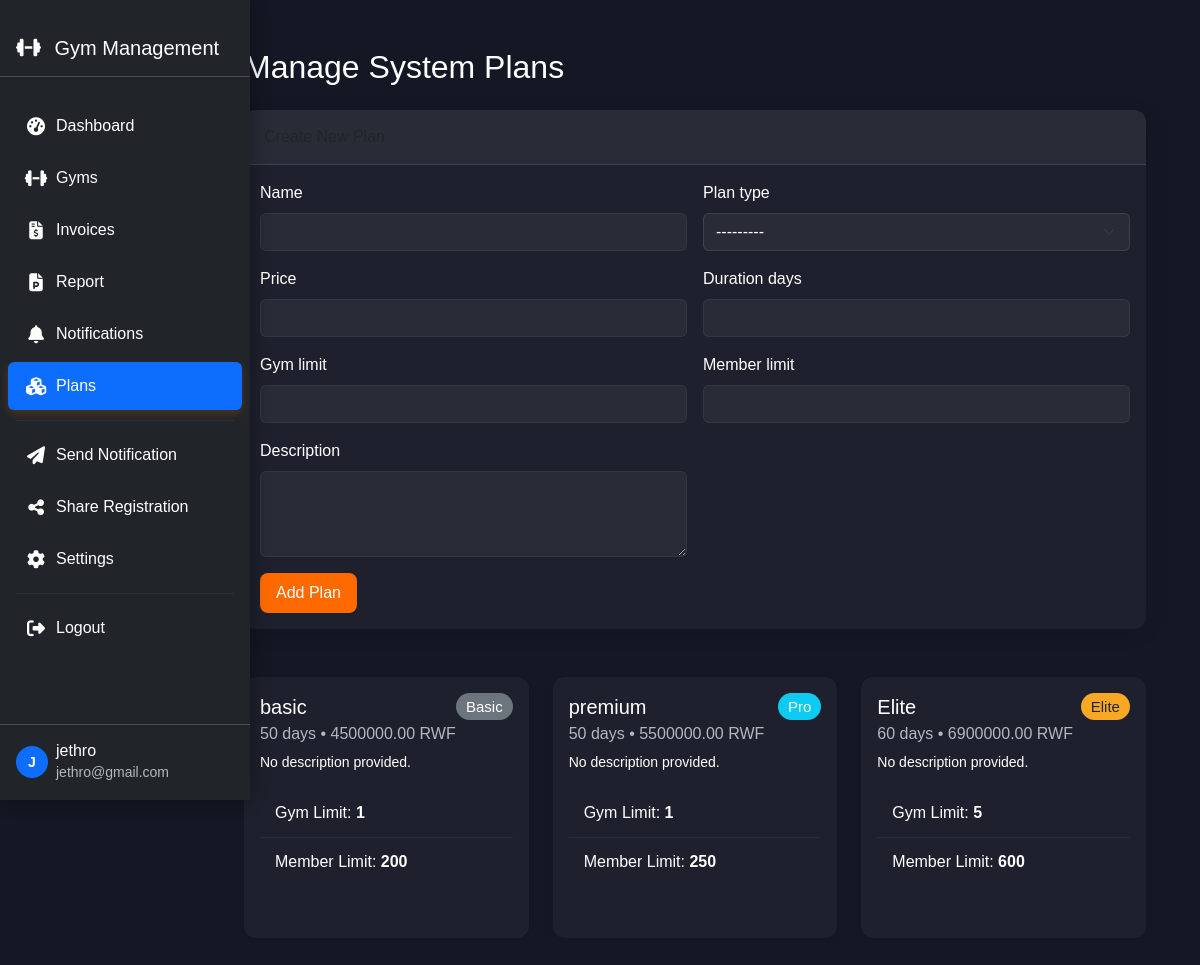
The page /system/plans/ (signed in) on the database its author committed.
### core/models.py (models this page shows, shortened)
class User(AbstractUser):
    ROLE_CHOICES = (
        ('gym_owner', 'Gym Owner'),
        ('system_admin', 'System Admin'),
    )
    role = models.CharField(max_length=20, choices=ROLE_CHOICES)
    phone = models.CharField(max_length=15, blank=True, null=True)
    is_approved = models.BooleanField(default=False)

class SystemPlan(models.Model):
    PLAN_TYPES = (
        ('basic', 'Basic'),
        ('pro', 'Pro'),
        ('elite', 'Elite'),
    )
    name = models.CharField(max_length=100)
    plan_type = models.CharField(max_length=20, choices=PLAN_TYPES, unique=True)
    price = models.DecimalField(max_digits=10, decimal_places=2)
    duration_days = models.PositiveIntegerField()
    gym_limit = models.PositiveIntegerField()
    member_limit = models.PositiveIntegerField()
    description = models.TextField(blank=True)

### system/views.py (the view)
# urls.py: path('plans/', views.manage_plans, name='manage_plans'),
def manage_plans(request):
    if request.user.role != 'system_admin':
        return redirect('system_dashboard')
    plans = SystemPlan.objects.all()
    if request.method == 'POST':
        form = SystemPlanForm(request.POST)
        if form.is_valid():
            form.save()
            messages.success(request, 'Plan created successfully!')
            return redirect('manage_plans')
    else:
        form = SystemPlanForm()
    context = {
        'plans': plans,
        'form': form
    }
    return render(request, 'system/manage_plans.html', context)

### core/forms.py
class SystemPlanForm(forms.ModelForm):
    class Meta:
        model = SystemPlan
        fields = '__all__'
        widgets = {
            'name': forms.TextInput(attrs={'class': 'form-control'}),
            'plan_type': forms.Select(attrs={'class': 'form-select'}),
            'price': forms.NumberInput(attrs={'class': 'form-control'}),
            'duration_days': forms.NumberInput(attrs={'class': 'form-control'}),
            'gym_limit': forms.NumberInput(attrs={'class': 'form-control'}),
            'member_limit': forms.NumberInput(attrs={'class': 'form-control'}),
            'description': forms.Textarea(attrs={'class': 'form-control', 'rows': 3}),
        }

### templates/system/manage_plans.html (shortened to what this page needs)
{% extends 'base.html' %}
{% block content %}
<div class="container">
  <div class="row">
    <div class="col-md-3 col-lg-2 d-none d-md-block bg-light sidebar">
      {% include 'partials/sidebar_system.html' %}
    </div>
    <div class="col-md-9 ms-sm-auto col-lg-10 px-md-4 mt-4">
      <h2 class="mb-4">Manage System Plans</h2>
      <div class="card mb-5">
        <div class="card-header">Create New Plan</div>
        <div class="card-body">
          <form method="post">
            <div class="row g-3">
              {% for field in form.visible_fields %}
                <div class="col-md-6">
                  <label class="form-label">{{ field.label }}</label>
                  {{ field }}
                </div>
              {% endfor %}
              <div class="col-12">
                <button type="submit" class="btn btn-primary">Add Plan</button>
              </div>
            </div>
          </form>
        </div>
      </div>
      <div class="row">
        {% for plan in plans %}
          <div class="col-md-6 col-xl-4 mb-4">
            <div class="card h-100 shadow-sm border-0">
              <div class="card-body">
                <h5 class="card-title d-flex justify-content-between align-items-center">
                  {{ plan.name }}
                  <span class="badge
                    {% if plan.plan_type == 'basic' %}bg-secondary
                    {% elif plan.plan_type == 'pro' %}bg-info
                    {% elif plan.plan_type == 'elite' %}bg-warning text-dark
                    {% else %}bg-dark text-light
                    {% endif %}">
                    {{ plan.get_plan_type_display }}
                  </span>
                </h5>
                <h6 class="card-subtitle mb-2 text-muted">{{ plan.duration_days }} days • {{ plan.price }} RWF</h6>
                <p class="card-text small">{{ plan.description|default:"No description provided." }}</p>
                <ul class="list-group list-group-flush mb-3">
                  <li class="list-group-item">Gym Limit: <strong>{{ plan.gym_limit }}</strong></li>
                  <li class="list-group-item">Member Limit: <strong>{{ plan.member_limit }}</strong></li>
                </ul>
              </div>
            </div>
          </div>
        {% empty %}
          <div class="alert alert-secondary text-center">
            No plans available.
          </div>
        {% endfor %}
      </div>
    </div>
  </div>
</div>
{% endblock %}

### templates/base.html (shortened to what this page needs)
<!DOCTYPE html>
{% load static %}
<html lang="en">
<head>
    <link href="https://cdn.jsdelivr.net/npm/bootstrap@5.3.0/dist/css/bootstrap.min.css" rel="stylesheet">
    <link rel="stylesheet" href="https://cdnjs.cloudflare.com/ajax/libs/font-awesome/6.4.0/css/all.min.css">
    <link href="{% static 'css/styles.css' %}" rel="stylesheet">
</head>
<body>
        <div class="container-fluid py-4">
            {% block content %}{% endblock %}
        </div>
</body>
</html>

### templates/partials/sidebar_system.html (shortened to what this page needs)
{% load core_tags %}
<nav class="sidebar bg-dark" id="sidebarMenu">
    <div class="sidebar-header p-3">
        <div class="d-flex align-items-center">
            <div class="sidebar-brand">
                <h5 class="text-white mb-0">
                    <i class="fas fa-dumbbell me-2"></i>
                    Gym Management
                </h5>
            </div>
        </div>
    </div>
    <div class="sidebar-content">
        <ul class="nav flex-column">
            <li class="nav-item">
                <a class="nav-link {% if request.resolver_match.url_name == 'dashboard' %}active{% endif %}"
                   href="{% url 'system_dashboard' %}">
                    <i class="fas fa-tachometer-alt me-2"></i>
                    Dashboard
                </a>
            </li>
            <li class="nav-item">
                <a class="nav-link {% if request.resolver_match.url_name == 'gym_list' %}active{% endif %}"
                   href="{% url 'gym_list' %}">
                    <i class="fas fa-dumbbell me-2"></i>
                    Gyms
                </a>
            </li>
            <li class="nav-item">
                <a class="nav-link {% if request.resolver_match.url_name == 'invoice_list' %}active{% endif %}"
                   href="{% url 'invoice_list' %}">
                    <i class="fas fa-file-invoice-dollar me-2"></i>
                    Invoices
                </a>
            </li>
            <li class="nav-item">
                <a class="nav-link {% if request.resolver_match.url_name == 'report' %}active{% endif %}"
                   href="{% url 'report' %}">
                    <i class="fas far fa-file-powerpoint me-2"></i>
                    Report
                </a>
            </li>
            <li class="nav-item">
                <a class="nav-link {% if request.resolver_match.url_name == 'notifications' %}active{% endif %}"
                   href="{% url 'notifications' %}">
                    <i class="fas fa-bell me-2"></i>
                    Notifications
                </a>
            </li>
            <li class="nav-item">
                <a class="nav-link {% if request.resolver_match.url_name == 'manage_plans' %}active{% endif %}"
                   href="{% url 'manage_plans' %}">
                    <i class="fas fa-cubes me-2"></i>
                    Plans
                </a>
            </li>
            <hr class="sidebar-divider">
            <li class="nav-item">
                <a class="nav-link {% if request.resolver_match.url_name == 'send_notification' %}active{% endif %}"
                   href="{% url 'send_notification' %}">
                    <i class="fas fa-paper-plane me-2"></i>
                    Send Notification
                </a>
            </li>
            <li class="nav-item">
                <a class="nav-link {% if request.resolver_match.url_name == 'share_registration_link' %}active{% endif %}"
                   href="{% url 'share_registration_link' %}">
                    <i class="fas fa-share-alt me-2"></i>
                    Share Registration
                </a>
            </li>
            <li class="nav-item">
                <a class="nav-link {% if request.resolver_match.url_name == 'system_settings' %}active{% endif %}"
                   href="{% url 'system_settings' %}">
                    <i class="fas fa-cog me-2"></i>
                    Settings
                </a>
            </li>
            <hr class="sidebar-divider">
            <li class="nav-item">
                <a class="nav-link" href="{% url 'logout' %}">
                    <i class="fas fa-sign-out-alt me-2"></i>
                    Logout
                </a>
            </li>
        </ul>
    </div>
    <div class="sidebar-footer p-3 mt-auto">
        <div class="d-flex align-items-center">
            <div class="avatar-sm me-2">
                <span class="avatar-title rounded-circle bg-primary">
                    {{ user.username|first|upper }}
                </span>
            </div>
            <div class="flex-grow-1">
                <h6 class="text-white mb-0">{{ user.username }}</h6>
                <small class="text-muted">{{ user.email }}</small>
            </div>
        </div>
    </div>
</nav>

### static/css/styles.css (style rules this page uses)
:root { --bg-main: #141824; --bg-card: #1E212D; --primary: #FF6A00; --accent: #F9A826; --success: #28C76F; --error: #EA5455; --text: #EAEAEA; --text-secondary: #B4B7BD; --text-contrast: #FFFFFF; }
body { background-color: var(--bg-main); color: var(--text-contrast); font-family: 'Poppins', sans-serif; min-height: 100vh; }
h1, h2, h3, h4, h5, h6, p, label, th, td, .form-control, .form-label, .btn, .card-title, .card-text, .list-group-item, .nav-link { color: var(--text-contrast) !important; }
.text-muted { color: var(--text-secondary) !important; }
.card { background-color: var(--bg-card); border-radius: 12px; border: none; box-shadow: 0 4px 20px rgba(0, 0, 0, 0.1); margin-bottom: 20px; transition: transform 0.3s, box-shadow 0.3s; }
.card-header { background-color: rgba(255, 255, 255, 0.05); border-bottom: 1px solid rgba(255, 255, 255, 0.1); padding: 15px 20px; border-radius: 12px 12px 0 0 !important; }
.btn-primary { background-color: var(--primary); border: none; padding: 8px 16px; border-radius: 8px; transition: all 0.3s; }
.form-control, .form-select { background-color: rgba(255, 255, 255, 0.05); border: 1px solid rgba(255, 255, 255, 0.1); color: var(--text-contrast) !important; }
.badge { padding: 6px 10px; border-radius: 20px; font-weight: 500; }
.badge.bg-warning { background-color: var(--accent) !important; }
.list-group-item { background-color: transparent; border-color: rgba(255, 255, 255, 0.05); color: var(--text-contrast); padding: 12px 15px; transition: background-color 0.2s; }
.sidebar { background-color: var(--bg-card); height: 100vh; position: fixed; top: 0; left: 0; width: 250px; padding-top: 20px; z-index: 1000; box-shadow: 0 0 20px rgba(0, 0, 0, 0.2); }
.sidebar-header { padding: 0 20px 20px; border-bottom: 1px solid rgba(255, 255, 255, 0.1); margin-bottom: 15px; }
.sidebar .nav-link { color: var(--text-secondary); padding: 12px 20px; margin: 5px 10px; border-radius: 8px; transition: all 0.3s; display: flex; align-items: center; }
.sidebar .nav-link:hover, .sidebar .nav-link.active { background-color: var(--primary); color: var(--text-contrast) !important; box-shadow: 0 4px 8px rgba(255, 106, 0, 0.2); }
.sidebar .nav-link i { width: 24px; text-align: center; font-size: 18px; margin-right: 10px; }

### templates/partials/sidebar_system.html (style rules this page uses)
.sidebar { position: fixed; top: 0; left: 0; height: 100vh; width: 250px; z-index: 1000; transition: all 0.3s; display: flex; flex-direction: column; overflow: hidden; }
.sidebar-header { flex-shrink: 0; border-bottom: 1px solid #495057; }
.sidebar-content { flex: 1; overflow-y: auto; overflow-x: hidden; padding: 0.5rem 0; }
.sidebar .nav-link { color: #adb5bd; padding: 0.75rem 1rem; border-radius: 0.375rem; margin: 0.125rem 0.5rem; transition: all 0.15s ease-in-out; white-space: nowrap; }
.sidebar .nav-link.active { color: #fff; background-color: #0d6efd; }
.sidebar-divider { border-color: #495057; margin: 0.5rem 1rem; }
.sidebar-footer { flex-shrink: 0; border-top: 1px solid #495057; }
.avatar-title { width: 32px; height: 32px; display: flex; align-items: center; justify-content: center; font-size: 14px; font-weight: 600; }

### rows shown on the page
User: username|first "J", username "jethro", email "jethro@gmail.com"
SystemPlan: name "basic", plan_type "Basic", duration_days "50", price "4500000.00", description "No description provided.", gym_limit "1", member_limit "200"
SystemPlan: name "premium", plan_type "Pro", duration_days "50", price "5500000.00", description "No description provided.", gym_limit "1", member_limit "250"
SystemPlan: name "Elite", plan_type "Elite", duration_days "60", price "6900000.00", description "No description provided.", gym_limit "5", member_limit "600"

### other values the page prints
{{ field.label }} "Name" "Plan type" "Price" "Duration days" "Gym limit" "Member limit" "Description"
